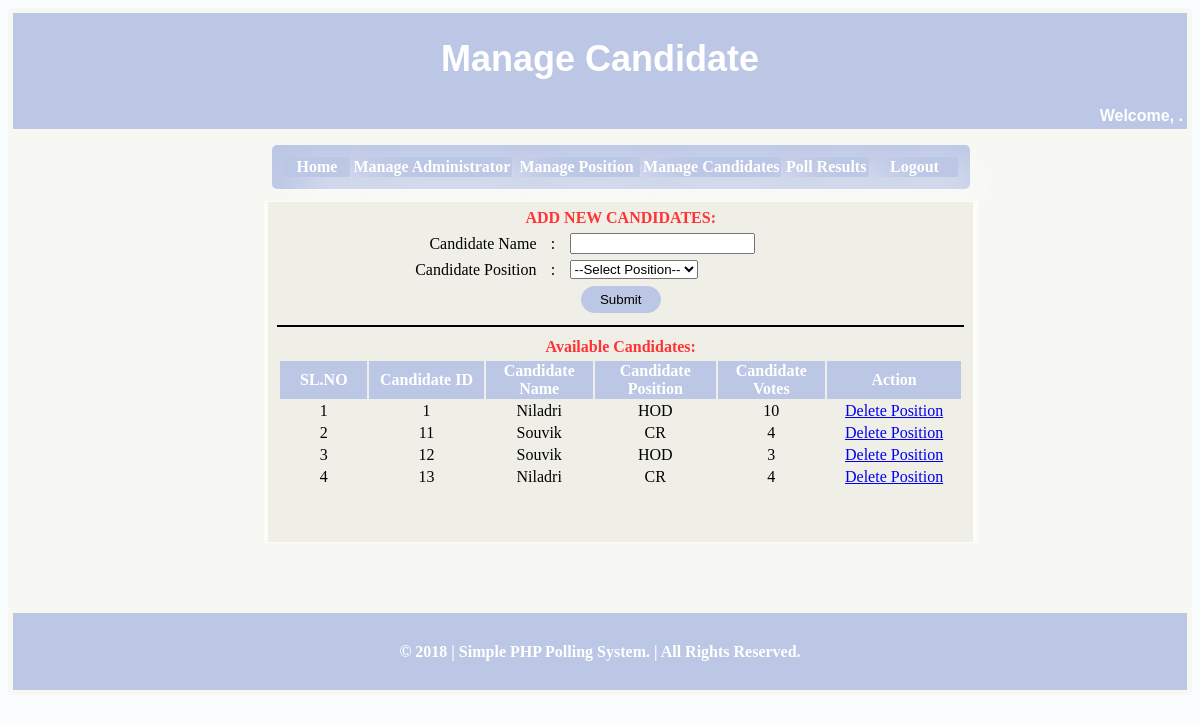
Page /manage_candidate.php on the committed database.
### tables this page shows
CREATE TABLE IF NOT EXISTS `tbs_candidate` (
  `candidate_id` int(11) NOT NULL AUTO_INCREMENT,
  `candidate_name` varchar(255) NOT NULL,
  `candidate_position` varchar(255) NOT NULL,
  `candidate_votes` int(11) DEFAULT NULL,
  PRIMARY KEY (`candidate_id`)
);

### manage_candidate.php (the view, shortened to what this page needs)
<?php
$user='id15273222_niladri_voting';
$pass='Nilmoni@1994';
$db='id15273222_polling';
$db= new mysqli('localhost', $user, $pass, $db) or die("DANG!!...unable to connect!");
$fname1=$_SESSION['first_name'];
?>
<?php
$esql="SELECT * FROM tb_position";
$positions=mysqli_query($db,$esql);
?>
<!DOCTYPE html PUBLIC "-//W3C//DTD XHTML 1.0 Transitional//EN" "http://www.w3.org/TR/xhtml1/DTD/xhtml1-transitional.dtd">
<html xmlns="http://www.w3.org/1999/xhtml">
<head>
</head>
<body bgcolor="#FAFDFD">
<form id="form1" name="form1" method="post" action="">
  <table width="100%" border="0" bgcolor="#F7F7F4">
    <tr>
      <td><table width="100%" height="584" border="0">
    <tr>
      <td height="75" colspan="3" align="center" bgcolor="#BCC7E5"><h1 class="style7"><span class="style1"><span class="style8"><font color="#FFFFFF">Manage Candidate</font><font color="#FFFFFF"> </font></span></h1>
        <table width="25%" border="0" align="right">
          <tr>
            <td align="right" class="style6"><b>Welcome, <?php echo $fname1;?>.</b></td>
          </tr>
        </table></td>
    </tr>
    <tr>
      <td width="21%" height="412">&nbsp;</td>
      <td width="57%" align="center"><table width="108%" height="388" border="0">
        <tr>
          <td height="63" align="center"><table width="98%" border="0" class="box">
            <tr>
              <td width="10%" align="center" class="cell"><a href="admin_home.php"><strong>Home</strong></a></td>
              <td width="24%" align="center" class="cell"><a href="manage_admin.php"><strong>Manage Administrator</strong></a></td>
              <td width="19%" align="center" class="cell"><a href="manage_position.php"><strong>Manage Position</strong></a></td>
              <td width="21%" align="center" class="cell"><a href="manage_candidate.php"><strong>Manage Candidates</strong></a></td>
              <td width="13%" align="center" class="cell"><a href="admin_poll_result.php"><strong> Poll Results</strong></a></td>
              <td width="13%" align="center" class="cell"><a href="logout.php"><strong> Logout</strong></a> </td>
            </tr>
          </table></td>
        </tr>
        <tr>
          <td height="256" align="center" bordercolor="#00CCFF" bgcolor="#FDFDF8"><table width="99%" height="245" border="0" bgcolor="#EFEFE8">
            <tr>
              <td align="center" valign="top"><table width="98%" height="112" border="0">
                <tr>
                  <td colspan="3" align="center"><strong><font color="#FF3333">ADD NEW CANDIDATES:</font></strong> </td>
                  </tr>
                <tr>
                  <td width="38%" align="right">Candidate Name </td>
                  <td width="4%" align="center">:</td>
                  <td width="58%" align="left"><input name="cname" type="text" id="cname" required/></td>
                </tr>
                <tr>
                  <td align="right">Candidate Position </td>
                  <td align="center">:</td>
                  <td align="left"><SELECT NAME="cposition" id="cposition" required>
    <OPTION VALUE="">--Select Position--
    <?php
    while ($row=mysqli_fetch_array($positions)){
    echo "<OPTION VALUE=$row[position_name]>$row[position_name]";
    }
    ?>
    </SELECT></td>
                </tr>
                <tr>
                  <td colspan="3" align="center"><input type="submit" name="Submit" value="Submit" class="box2" /></td>
                  </tr>
              </table>
			  <hr color="#000000" width="98%" />
			  <table width="98%" border="0">
			  <tr><td colspan="4" align="center"><strong><font color="#FF3333">Available Candidates:</font></strong></td></tr>
			  </table>
			  <?php
				$csql = "select * from tbs_candidate";
				$crec = mysqli_query($db,$csql);
				$cnum = mysqli_num_rows($crec);
				if($cnum > 0)
				{
				?>
			  <table width="98%" border="0">
                <tr>
				  <td width="13%" align="center" bgcolor="#BCC7E5"><strong><font color="#FFFFFF">SL.NO</font></strong></td>
                  <td width="17%" align="center" bgcolor="#BCC7E5"><strong><font color="#FFFFFF">Candidate ID</font></strong></td>
                  <td width="16%" align="center" bgcolor="#BCC7E5"><strong><font color="#FFFFFF">Candidate Name</font></strong> </td>
                  <td width="18%" align="center" bgcolor="#BCC7E5"><strong><font color="#FFFFFF">Candidate Position</font></strong> </td>
				  <td width="16%" align="center" bgcolor="#BCC7E5"><strong><font color="#FFFFFF">Candidate Votes</font></strong> </td>
                  <td width="20%" align="center" bgcolor="#BCC7E5"><strong><font color="#FFFFFF">Action</font></strong></td>
                </tr>
				<?php
				  $j = 1;
				  while($cres = mysqli_fetch_assoc($crec))
				  {
				  ?>
                <tr>
                  <td align="center"><?php echo $j;?></td>
                  <td align="center"><?php echo $cres['candidate_id'];?></td>
                  <td align="center"><?php echo $cres['candidate_name'];?></td>
                  <td align="center"><?php echo $cres['candidate_position'];?></td>
				  <td align="center"><?php echo $cres['candidate_votes'];?></td>
				  <td align="center"><a href="#" onclick="conf1('manage_candidate.php?D=<?php echo $cres['candidate_id'];?>')">Delete Position</a></td>
                </tr>
				<?php
				  $j++;
				  }
				  ?>
              </table>
			  <?php
				  }
				?>
			  <p>&nbsp;</p></td>
            </tr>
          </table></td>
        </tr>
        <tr>
          <td height="61" align="center">&nbsp;</td>
        </tr>
      </table></td>
      <td width="22%"></td>
    </tr>
    <tr>
      <td height="75" colspan="3" align="center" bgcolor="#BCC7E5"><font color="#FFFFFF"><strong>&copy;&nbsp;2018 | Simple PHP Polling System. | All Rights Reserved.</strong></font> </td>
    </tr>
  </table>
</td>
    </tr>
  </table>
</form>
</body>
</html>

### manage_candidate.php (style rules this page uses)
.box { width: 98%; padding: 10px; border-radius:5px; background:#BCC7E5; text-decoration:none; }
.box a:link { color:#FFFFFF; text-decoration:none; }
.cell { box-shadow: 20px 20px 20px; color:#FFFFFF; box-shadow: 20px 20px 45px; }
.style6 { font-family: Arial; color:#FFFFFF; }
.style7 { font-size: 36px }
.style8 { font-family: Arial }

### rows in the picture
tbs_candidate: candidate_id "1", candidate_name "Niladri", candidate_position "HOD", candidate_votes "10"
tbs_candidate: candidate_id "11", candidate_name "Souvik", candidate_position "CR", candidate_votes "4"
tbs_candidate: candidate_id "12", candidate_name "Souvik", candidate_position "HOD", candidate_votes "3"
tbs_candidate: candidate_id "13", candidate_name "Niladri", candidate_position "CR", candidate_votes "4"
